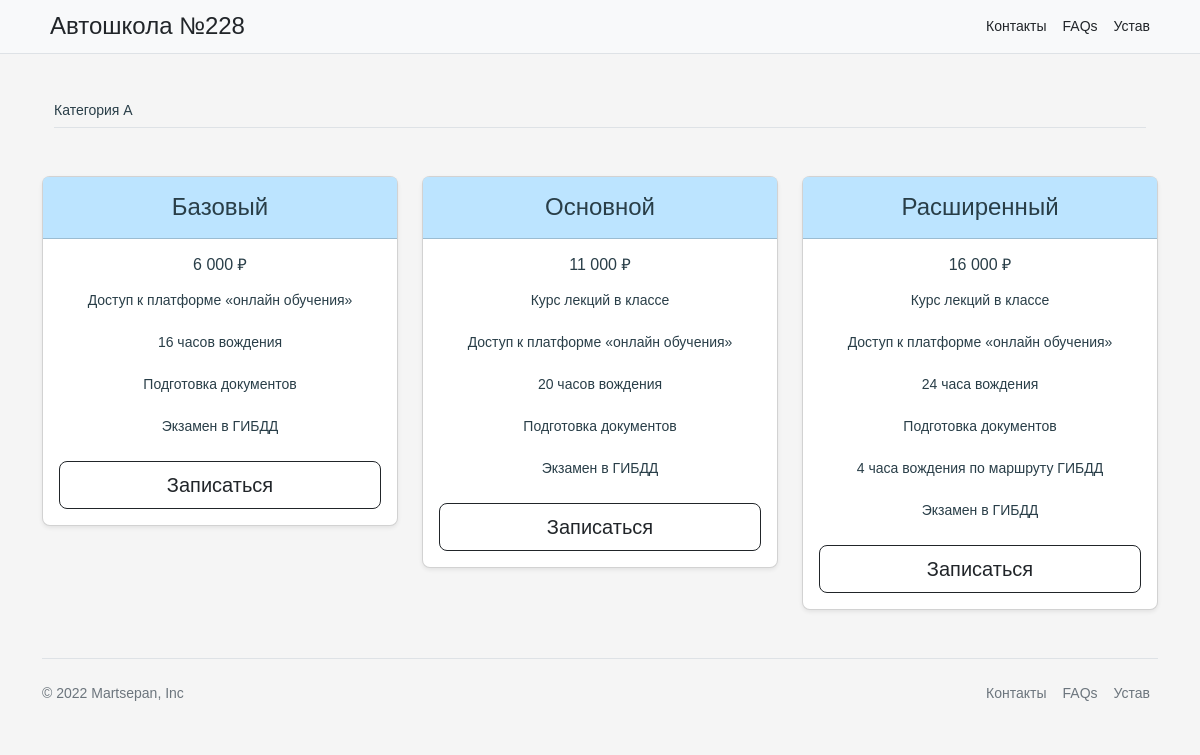
Screenshot of /info/moto/ with the database file from the repository.
### description/models.py (models this page shows, shortened)
class Info(models.Model):
    id = models.CharField('ID', max_length=2, null=False, primary_key=True)
    title = models.CharField('Название', max_length=30, null=True)
    description = models.CharField('Описание', max_length=200, null=True)
    price_min = models.CharField('Минимальная цена', max_length=10, null=True)
    price_mid = models.CharField('Средняя цена', max_length=10, null=True)
    price_high = models.CharField('Максимальная цена', max_length=10, null=True)
    description_min = models.CharField('Описание минимальной', max_length=300, null=True)
    description_mid = models.CharField('Описание средней', max_length=300, null=True)
    description_high = models.CharField('Описание максимальной', max_length=300, null=True)
    class Meta:
        verbose_name = 'Информация'
        verbose_name_plural = 'Информация о категориях'

### description/views.py (the view)
# urls.py: path('moto/', views.moto, name='moto'),
def moto(request):
    info = Info.objects.all()
    context =  {"info": info}
    return render (request, 'description/moto.html', context)

### description/templates/description/moto.html (shortened to what this page needs)
{% extends 'description/underbase.html' %}
{% block content %}
{% for item in info %}
{% if item.id == "2" %}
<div class="container px-4 py-5" id="custom-cards">
  <h2 class="pb-2 border-bottom animate__animated animate__bounceIn wow">{{ item.title }}</h2>
</div>
<div class="container">
<div data-wow-delay="0.15s" class="row row-cols-1 row-cols-md-3 mb-3 text-center animate__animated animate__fadeIn wow">
  <div class="col">
    <div class="card mb-4 rounded-3 shadow-sm">
      <div class="card-header py-3" style="background-color: rgb(188, 228, 255);">
        <h4 class="my-0 fw-normal" style="font-size: 24px;">{{ item.description_min }}</h4>
      </div>
      <div class="card-body">
        <h1 class="card-title pricing-card-title" style="font-size: 16px;">{{ item.price_min }}</h1>
        <ul class="list-unstyled mt-3 mb-4">
          <li>Доступ к платформе «онлайн обучения»</li><br>
          <li>16 часов вождения</li><br>
          <li>Подготовка документов</li><br>
          <li>Экзамен в ГИБДД</li>
        </ul>
        <button type="button" class="w-100 btn btn-lg btn-outline-dark">Записаться</button>
      </div>
    </div>
  </div>
  <div class="col">
    <div class="card mb-4 rounded-3 shadow-sm">
      <div class="card-header py-3" style="background-color: rgb(188, 228, 255);">
        <h4 class="my-0 fw-normal" style="font-size: 24px;">{{ item.description_mid }}</h4>
      </div>
      <div class="card-body">
        <h1 class="card-title pricing-card-title" style="font-size: 16px;">{{ item.price_mid }}</h1>
        <ul class="list-unstyled mt-3 mb-4">
          <li>Курс лекций в классе</li><br>
          <li>Доступ к платформе «онлайн обучения»</li><br>
          <li>20 часов вождения</li><br>
          <li>Подготовка документов</li><br>
          <li>Экзамен в ГИБДД</li>
        </ul>
        <button type="button" class="w-100 btn btn-lg btn-outline-dark">Записаться</button>
      </div>
    </div>
  </div>
  <div class="col">
    <div class="card mb-4 rounded-3 shadow-sm ">
      <div class="card-header py-3" style="background-color: rgb(188, 228, 255);">
        <h4 class="my-0 fw-normal" style="font-size: 24px;">{{ item.description_high }}</h4>
      </div>
      <div class="card-body">
        <h1 class="card-title pricing-card-title" style="font-size: 16px;">{{ item.price_high }}</h1>
        <ul class="list-unstyled mt-3 mb-4">
          <li>Курс лекций в классе</li><br>
          <li>Доступ к платформе «онлайн обучения»</li><br>
          <li>24 часа вождения</li><br>
          <li>Подготовка документов</li><br>
          <li>4 часа вождения по маршруту ГИБДД</li><br>
          <li>Экзамен в ГИБДД</li>
        </ul>
        <button type="button" class="w-100 btn btn-lg btn-outline-dark">Записаться</button>
      </div>
    </div>
  </div>
</div>
</div>
    {% endif %}
  {% endfor %}
{% endblock %}

### school/static/school/css/style.css (style rules this page uses)
html, body, div, span, h1, h2, h3, h4, h5, h6, p, em, img, strong, sub, sup, b, u, i, dl, dt, dd, ol, ul, li, fieldset, form, label, table, tbody, tfoot, thead, tr, th, td, article, aside, canvas, details, figcaption, figure, footer, header, hgroup, menu, nav, section, summary, time, mark, audio, video { margin: 0; padding: 0; border: 0; outline: 0; vertical-align: baseline; background: transparent; font-size: 100%; }
body { background-color: whitesmoke; }
li { list-style-type: none; }

### school/static/school/css/home.css (style rules this page uses)
* { box-sizing: border-box; }
body { font-size: 14px; }
.container { margin: auto; position: relative; max-width: auto; }
div { font-size: 14px; color: #293e48; }

### school/static/school/css/faq.css (style rules this page uses)
body { font-family: 'Work Sans', sans-serif; }

### rows the page displays
Info: title "Категория А", description_min "Базовый", price_min "6 000 ₽", description_mid "Основной", price_mid "11 000 ₽", description_high "Расширенный", price_high "16 000 ₽"
